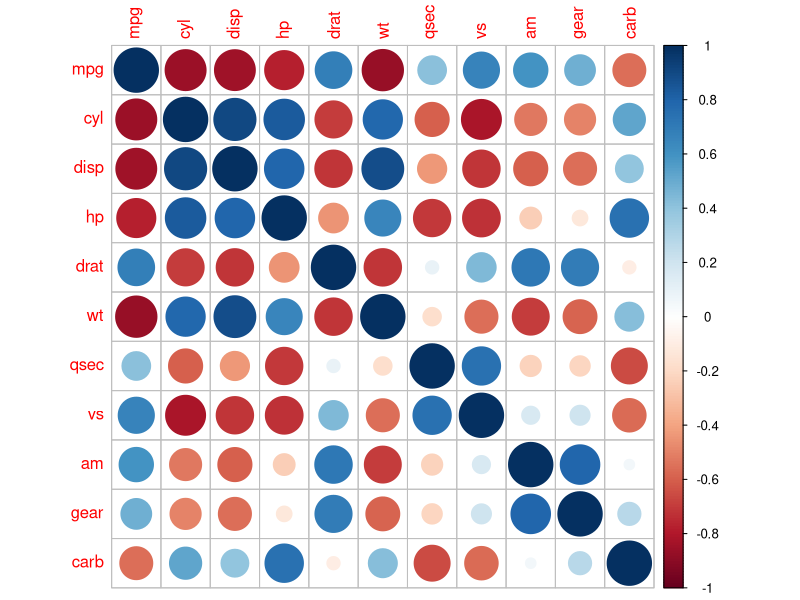
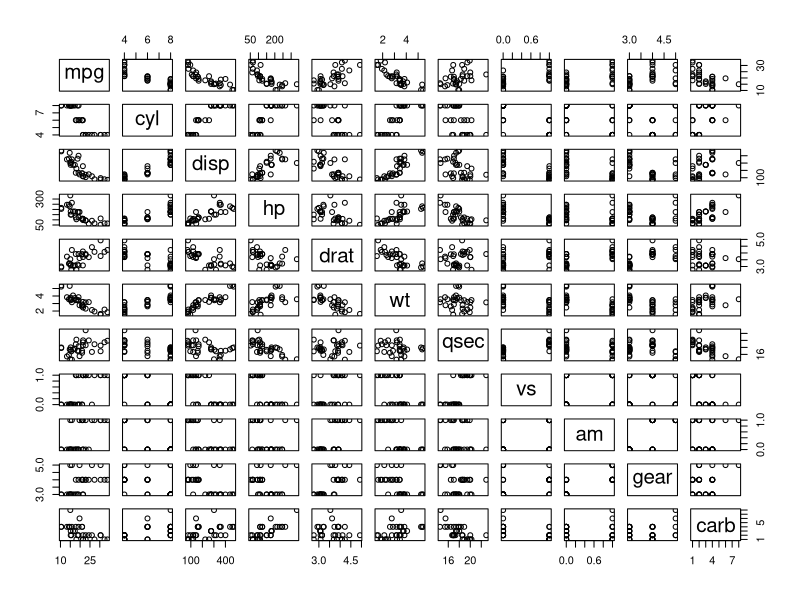
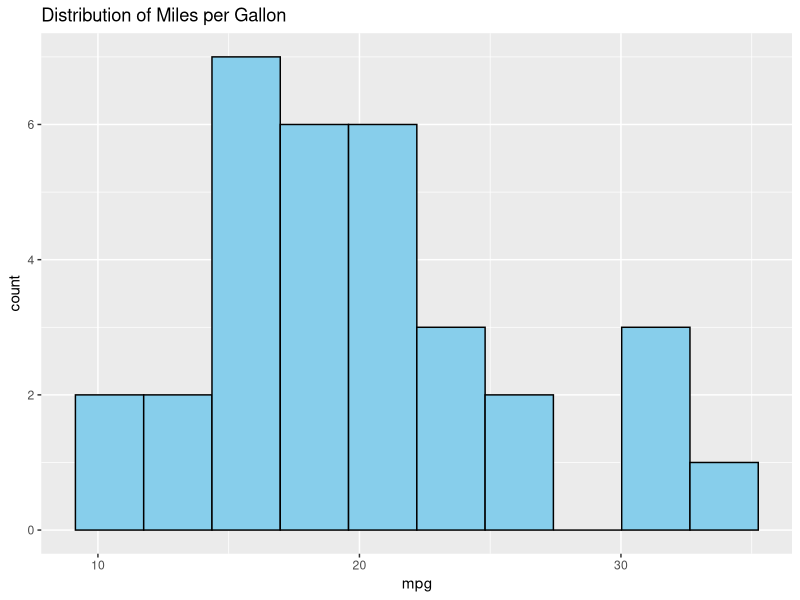
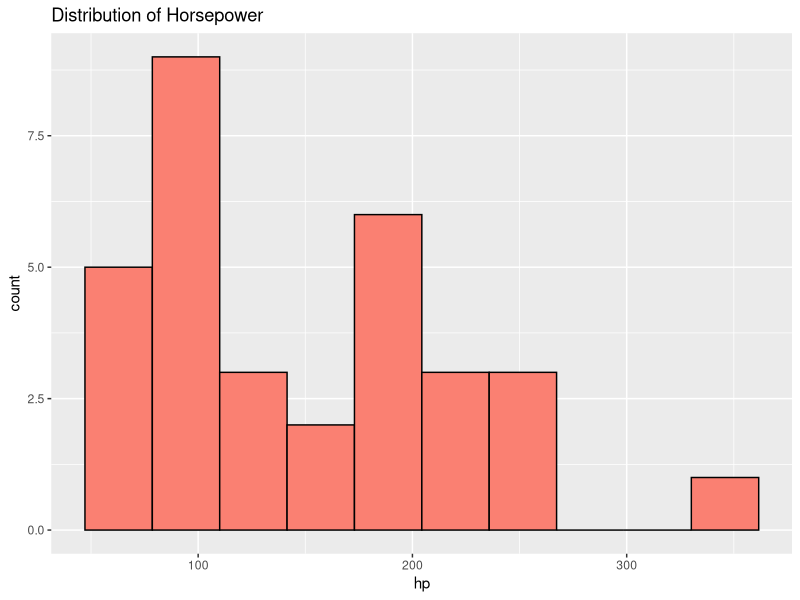
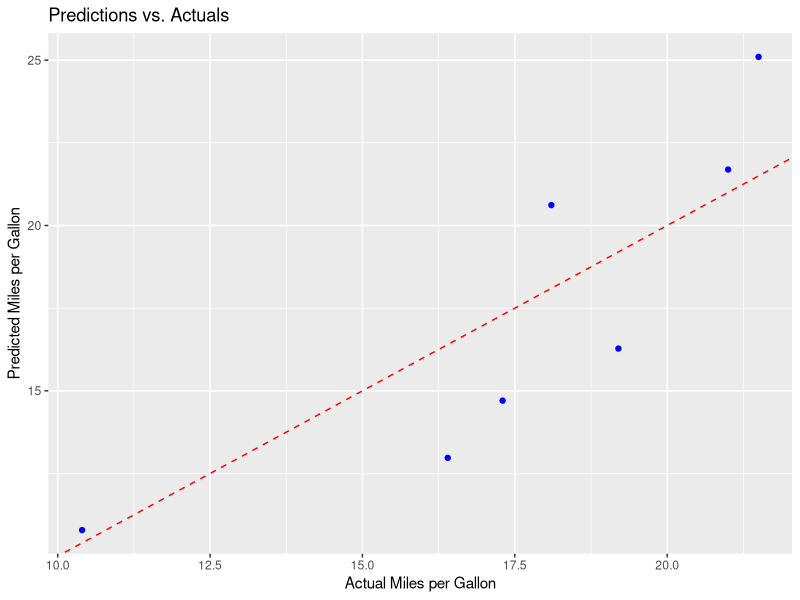
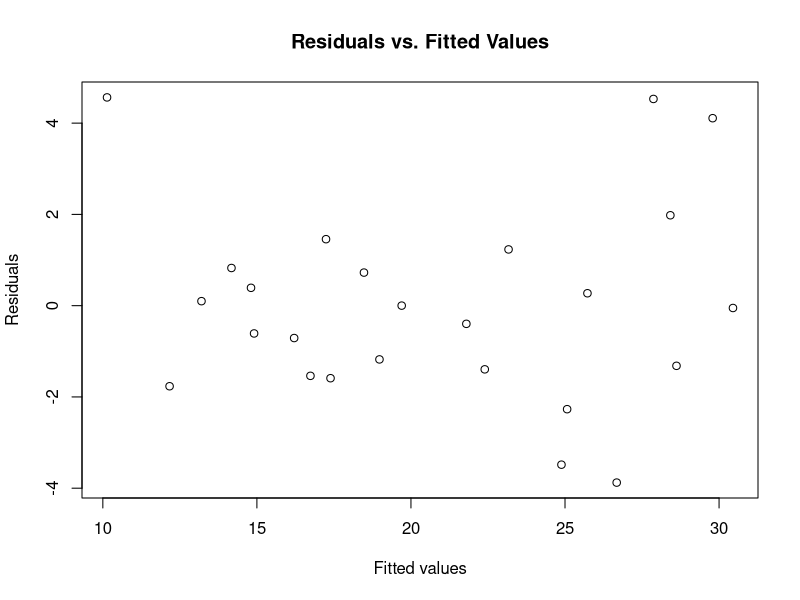
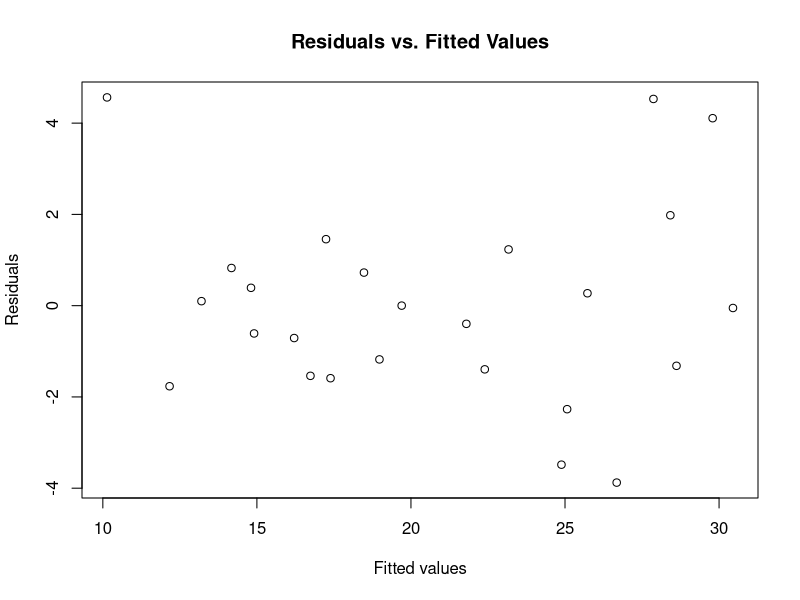
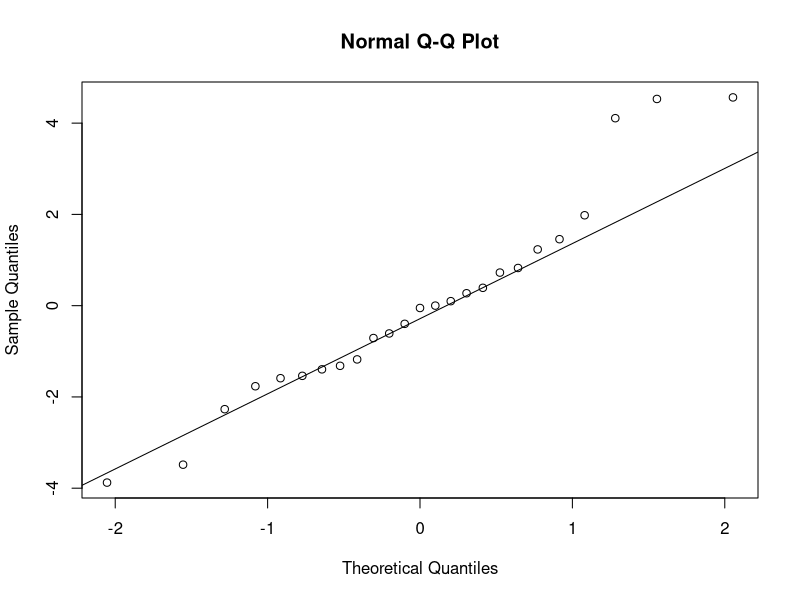

Write R code to recreate these figures, in order.
install.packages("randomForest")

# Load required libraries
library(ggplot2)
library(dplyr)
library(corrplot)
library(randomForest)

# Load dataset
data <- mtcars

# Exploratory Data Analysis (EDA)
summary(data)
str(data)

# Data Visualization
# Correlation Matrix
corr_matrix <- cor(data)
corrplot(corr_matrix, method = "circle")

# Scatterplot Matrix
pairs(data)

# Visualizing individual variables
ggplot(data, aes(x = mpg)) +
  geom_histogram(fill = "skyblue", color = "black", bins = 10) +
  ggtitle("Distribution of Miles per Gallon")

ggplot(data, aes(x = hp)) +
  geom_histogram(fill = "salmon", color = "black", bins = 10) +
  ggtitle("Distribution of Horsepower")

# Linear Regression Model
# Splitting data into training and testing sets
set.seed(123)
sample <- sample.int(n = nrow(data), size = floor(.8*nrow(data)), replace = F)
train_data <- data[sample, ]
test_data  <- data[-sample, ]

# Building the linear regression model
lm_model <- lm(mpg ~ ., data = train_data)

# Summary of the linear regression model
summary(lm_model)

# Predictions on the test set
predictions <- predict(lm_model, newdata = test_data)

# Evaluation Metrics
# Mean Squared Error (MSE)
mse <- mean((predictions - test_data$mpg)^2)
print(paste("Mean Squared Error:", mse))

# Root Mean Squared Error (RMSE)
rmse <- sqrt(mse)
print(paste("Root Mean Squared Error:", rmse))

# Visualizing Predictions vs. Actuals
ggplot() +
  geom_point(data = test_data, aes(x = mpg, y = predictions), color = "blue") +
  geom_abline(intercept = 0, slope = 1, color = "red", linetype = "dashed") +
  ggtitle("Predictions vs. Actuals") +
  xlab("Actual Miles per Gallon") +
  ylab("Predicted Miles per Gallon")

# Residual Analysis
residuals <- residuals(lm_model)
fitted_values <- fitted(lm_model)

plot(fitted_values, residuals, main = "Residuals vs. Fitted Values", xlab = "Fitted values", ylab = "Residuals")

# Homoscedasticity Check
fitted_values <- fitted(lm_model)

plot(fitted_values, residuals, main = "Residuals vs. Fitted Values", xlab = "Fitted values", ylab = "Residuals")

# Normality Check
qqnorm(residuals)
qqline(residuals)

# Building the Random Forest model
rf_model <- randomForest(
  mpg ~ .,
  data = train_data,
  ntree = 500,       # Number of trees to grow
  importance = TRUE  # Calculate variable importance
)

# Summary of the Random Forest model
print(rf_model)

# Predictions on the test set
rf_predictions <- predict(rf_model, newdata = test_data)

# Evaluation Metrics for Random Forest
# Mean Squared Error (MSE)
rf_mse <- mean((rf_predictions - test_data$mpg)^2)
print(paste("Random Forest Mean Squared Error:", rf_mse))

# Root Mean Squared Error (RMSE)
rf_rmse <- sqrt(rf_mse)
print(paste("Random Forest Root Mean Squared Error:", rf_rmse))

# 6. Visualize Variable Importance
varImpPlot(rf_model)
